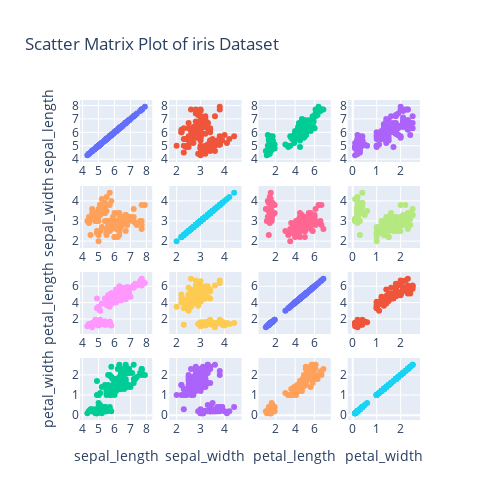

Notebook source saved alongside this figure:
### Code cell
iris = iris_data
columns = ["sepal_length", "sepal_width", "petal_length", "petal_width"]
fig = ff.create_scatterplotmatrix(
    iris[columns],
    colormap= dict(
        setosa = '#00F5FF',
        versicolor = '#32CD32',
        virginica = '#DAA520'))

fig.update_layout(title="Scatter Matrix Plot of iris Dataset")
fig.show()

### Figure 1 — Plotly figure (JSON) as saved in the notebook; plotly's stock layout.template omitted (floating-point values rounded to 4 significant figures; data arrays with more than 128 entries replaced by an {"elided": "..."} marker saying what was removed)
{"data": [{"marker": {"size": 6}, "mode": "markers", "showlegend": false, "type": "scatter", "x": {"elided": "150 float values"}, "xaxis": "x", "y": {"elided": "150 float values"}, "yaxis": "y"}, {"marker": {"size": 6}, "mode": "markers", "showlegend": false, "type": "scatter", "x": {"elided": "150 float values"}, "xaxis": "x2", "y": {"elided": "150 float values"}, "yaxis": "y2"}, {"marker": {"size": 6}, "mode": "markers", "showlegend": false, "type": "scatter", "x": {"elided": "150 float values"}, "xaxis": "x3", "y": {"elided": "150 float values"}, "yaxis": "y3"}, {"marker": {"size": 6}, "mode": "markers", "showlegend": false, "type": "scatter", "x": {"elided": "150 float values"}, "xaxis": "x4", "y": {"elided": "150 float values"}, "yaxis": "y4"}, {"marker": {"size": 6}, "mode": "markers", "showlegend": false, "type": "scatter", "x": {"elided": "150 float values"}, "xaxis": "x5", "y": {"elided": "150 float values"}, "yaxis": "y5"}, {"marker": {"size": 6}, "mode": "markers", "showlegend": false, "type": "scatter", "x": {"elided": "150 float values"}, "xaxis": "x6", "y": {"elided": "150 float values"}, "yaxis": "y6"}, {"marker": {"size": 6}, "mode": "markers", "showlegend": false, "type": "scatter", "x": {"elided": "150 float values"}, "xaxis": "x7", "y": {"elided": "150 float values"}, "yaxis": "y7"}, {"marker": {"size": 6}, "mode": "markers", "showlegend": false, "type": "scatter", "x": {"elided": "150 float values"}, "xaxis": "x8", "y": {"elided": "150 float values"}, "yaxis": "y8"}, {"marker": {"size": 6}, "mode": "markers", "showlegend": false, "type": "scatter", "x": {"elided": "150 float values"}, "xaxis": "x9", "y": {"elided": "150 float values"}, "yaxis": "y9"}, {"marker": {"size": 6}, "mode": "markers", "showlegend": false, "type": "scatter", "x": {"elided": "150 float values"}, "xaxis": "x10", "y": {"elided": "150 float values"}, "yaxis": "y10"}, {"marker": {"size": 6}, "mode": "markers", "showlegend": false, "type": "scatter", "x": {"elided": "150 float values"}, "xaxis": "x11", "y": {"elided": "150 float values"}, "yaxis": "y11"}, {"marker": {"size": 6}, "mode": "markers", "showlegend": false, "type": "scatter", "x": {"elided": "150 float values"}, "xaxis": "x12", "y": {"elided": "150 float values"}, "yaxis": "y12"}, {"marker": {"size": 6}, "mode": "markers", "showlegend": false, "type": "scatter", "x": {"elided": "150 float values"}, "xaxis": "x13", "y": {"elided": "150 float values"}, "yaxis": "y13"}, {"marker": {"size": 6}, "mode": "markers", "showlegend": false, "type": "scatter", "x": {"elided": "150 float values"}, "xaxis": "x14", "y": {"elided": "150 float values"}, "yaxis": "y14"}, {"marker": {"size": 6}, "mode": "markers", "showlegend": false, "type": "scatter", "x": {"elided": "150 float values"}, "xaxis": "x15", "y": {"elided": "150 float values"}, "yaxis": "y15"}, {"marker": {"size": 6}, "mode": "markers", "showlegend": false, "type": "scatter", "x": {"elided": "150 float values"}, "xaxis": "x16", "y": {"elided": "150 float values"}, "yaxis": "y16"}], "layout": {"height": 500, "showlegend": true, "title": {"text": "Scatter Matrix Plot of iris Dataset"}, "width": 500, "xaxis": {"anchor": "y", "autorange": true, "domain": [0, 0.2125], "range": [3.839, 8.361], "type": "linear"}, "xaxis10": {"anchor": "y10", "autorange": true, "domain": [0.2625, 0.475], "range": [1.693, 4.707], "type": "linear"}, "xaxis11": {"anchor": "y11", "autorange": true, "domain": [0.525, 0.7375], "range": [0.2449, 7.655], "type": "linear"}, "xaxis12": {"anchor": "y12", "autorange": true, "domain": [0.7875, 1], "range": [-0.2072, 2.807], "type": "linear"}, "xaxis13": {"anchor": "y13", "autorange": true, "domain": [0, 0.2125], "range": [3.839, 8.361], "title": {"text": "sepal_length"}, "type": "linear"}, "xaxis14": {"anchor": "y14", "autorange": true, "domain": [0.2625, 0.475], "range": [1.693, 4.707], "title": {"text": "sepal_width"}, "type": "linear"}, "xaxis15": {"anchor": "y15", "autorange": true, "domain": [0.525, 0.7375], "range": [0.2449, 7.655], "title": {"text": "petal_length"}, "type": "linear"}, "xaxis16": {"anchor": "y16", "autorange": true, "domain": [0.7875, 1], "range": [-0.2072, 2.807], "title": {"text": "petal_width"}, "type": "linear"}, "xaxis2": {"anchor": "y2", "autorange": true, "domain": [0.2625, 0.475], "range": [1.693, 4.707], "type": "linear"}, "xaxis3": {"anchor": "y3", "autorange": true, "domain": [0.525, 0.7375], "range": [0.2449, 7.655], "type": "linear"}, "xaxis4": {"anchor": "y4", "autorange": true, "domain": [0.7875, 1], "range": [-0.2072, 2.807], "type": "linear"}, "xaxis5": {"anchor": "y5", "autorange": true, "domain": [0, 0.2125], "range": [3.839, 8.361], "type": "linear"}, "xaxis6": {"anchor": "y6", "autorange": true, "domain": [0.2625, 0.475], "range": [1.693, 4.707], "type": "linear"}, "xaxis7": {"anchor": "y7", "autorange": true, "domain": [0.525, 0.7375], "range": [0.2449, 7.655], "type": "linear"}, "xaxis8": {"anchor": "y8", "autorange": true, "domain": [0.7875, 1], "range": [-0.2072, 2.807], "type": "linear"}, "xaxis9": {"anchor": "y9", "autorange": true, "domain": [0, 0.2125], "range": [3.839, 8.361], "type": "linear"}, "yaxis": {"anchor": "x", "autorange": true, "domain": [0.8063, 1], "range": [3.789, 8.411], "title": {"text": "sepal_length"}, "type": "linear"}, "yaxis10": {"anchor": "x10", "autorange": true, "domain": [0.2687, 0.4625], "range": [0.1633, 7.737], "type": "linear"}, "yaxis11": {"anchor": "x11", "autorange": true, "domain": [0.2687, 0.4625], "range": [0.1633, 7.737], "type": "linear"}, "yaxis12": {"anchor": "x12", "autorange": true, "domain": [0.2687, 0.4625], "range": [0.1633, 7.737], "type": "linear"}, "yaxis13": {"anchor": "x13", "autorange": true, "domain": [0, 0.1938], "range": [-0.2404, 2.84], "title": {"text": "petal_width"}, "type": "linear"}, "yaxis14": {"anchor": "x14", "autorange": true, "domain": [0, 0.1938], "range": [-0.2404, 2.84], "type": "linear"}, "yaxis15": {"anchor": "x15", "autorange": true, "domain": [0, 0.1938], "range": [-0.2404, 2.84], "type": "linear"}, "yaxis16": {"anchor": "x16", "autorange": true, "domain": [0, 0.1938], "range": [-0.2404, 2.84], "type": "linear"}, "yaxis2": {"anchor": "x2", "autorange": true, "domain": [0.8063, 1], "range": [3.789, 8.411], "type": "linear"}, "yaxis3": {"anchor": "x3", "autorange": true, "domain": [0.8063, 1], "range": [3.789, 8.411], "type": "linear"}, "yaxis4": {"anchor": "x4", "autorange": true, "domain": [0.8063, 1], "range": [3.789, 8.411], "type": "linear"}, "yaxis5": {"anchor": "x5", "autorange": true, "domain": [0.5375, 0.7312], "range": [1.66, 4.74], "title": {"text": "sepal_width"}, "type": "linear"}, "yaxis6": {"anchor": "x6", "autorange": true, "domain": [0.5375, 0.7312], "range": [1.66, 4.74], "type": "linear"}, "yaxis7": {"anchor": "x7", "autorange": true, "domain": [0.5375, 0.7312], "range": [1.66, 4.74], "type": "linear"}, "yaxis8": {"anchor": "x8", "autorange": true, "domain": [0.5375, 0.7312], "range": [1.66, 4.74], "type": "linear"}, "yaxis9": {"anchor": "x9", "autorange": true, "domain": [0.2687, 0.4625], "range": [0.1633, 7.737], "title": {"text": "petal_length"}, "type": "linear"}}}
